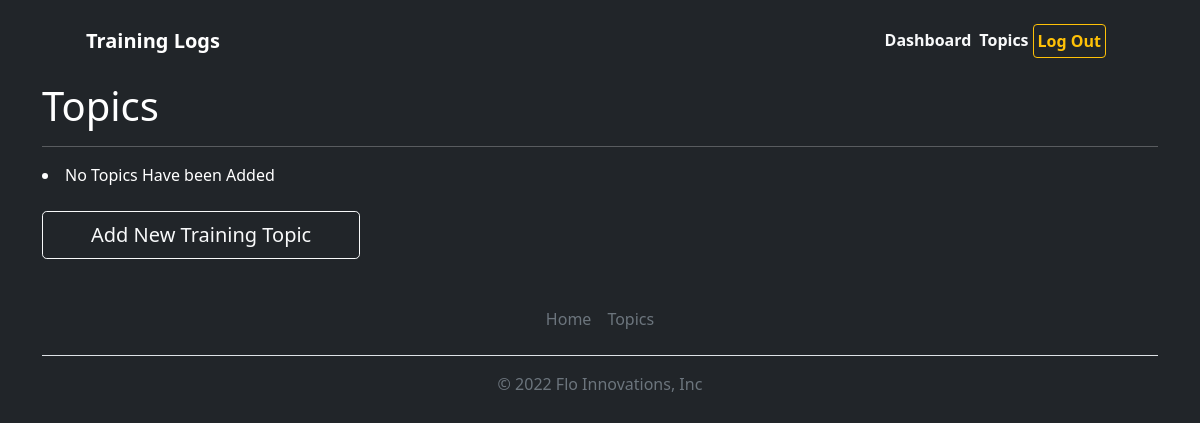
The page /topics/ (signed in) on the database as committed earlier.
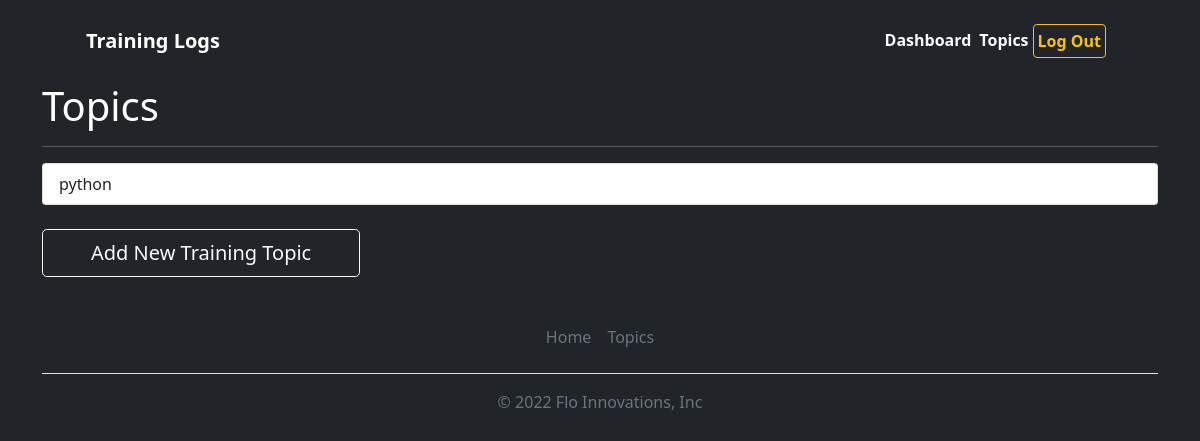
The same page on the database as committed later.
### training_logs/models.py (models this page shows, shortened)
class Topic(models.Model):
    text = models.CharField(max_length=200)
    data_added = models.DateTimeField(auto_now_add = True)
    owner = models.ForeignKey(User, on_delete=models.CASCADE)

### training_logs/views.py (the view)
# urls.py: path('topics/', views.topics, name='topics'),
@login_required
def topics(request):
    topics = Topic.objects.filter(owner=request.user).order_by('data_added')
    context= {'topics':topics}
    return render(request, 'training_logs/topics.html', context)

### training_logs/templates/training_logs/topics.html (shortened to what this page needs)
{% extends "training_logs/base.html" %}
{% block page_header %}<h1>Topics</h1>
<hr/>
{% endblock page_header %}
{% block content %}
<div class="list-group">
    {% for topic in topics %}
    <a href="{% url 'training_logs:topic' topic.id %}" class="list-group-item list-group-item-action">{{ topic.text }}</a>
    {% empty %}
        <li>No Topics Have been Added</li>
    {% endfor %}
  </div>
  <a class="btn btn-outline-light btn-lg px-5" href="{% url 'training_logs:new_topic' %}" role="button">Add New Training Topic</a>
{% endblock content %}

Rows that differ between the two databases and show on the page:
added Topic: text "python"
Other text that changed with them:
text no longer shown: "No Topics Have been Added"
